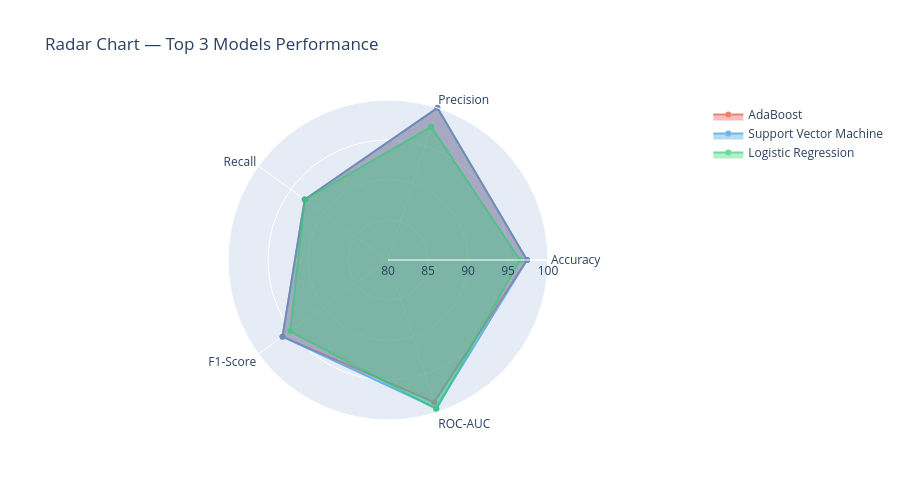

The notebook cell this image was saved under:
### Code cell
# ---- Interactive Radar Chart — Top 3 Model Metrics ----
top3_models = list(metrics_plotly.head(3)['Model'])
categories  = ['Accuracy', 'Precision', 'Recall', 'F1-Score', 'ROC-AUC']

fig_radar = go.Figure()
radar_colors = ['#E74C3C', '#3498DB', '#2ECC71']

for model_name, color in zip(top3_models, radar_colors):
    row    = metrics_plotly[metrics_plotly['Model'] == model_name].iloc[0]
    values = [row[c] for c in categories]
    values += [values[0]]
    fig_radar.add_trace(go.Scatterpolar(
        r=values,
        theta=categories + [categories[0]],
        fill='toself',
        name=model_name,
        line_color=color,
        opacity=0.7
    ))

fig_radar.update_layout(
    polar=dict(radialaxis=dict(visible=True, range=[80, 100])),
    title='Radar Chart — Top 3 Models Performance',
    height=500
)
fig_radar.show()
print('✅ Interactive radar chart rendered.')

### Figure 1 — Plotly figure (JSON) as saved in the notebook; plotly's stock layout.template omitted (floating-point values rounded to 4 significant figures)
{"data": [{"fill": "toself", "line": {"color": "#E74C3C"}, "name": "AdaBoost", "opacity": 0.7, "r": [97.37, 100.0, 92.86, 96.3, 98.71, 97.37], "theta": ["Accuracy", "Precision", "Recall", "F1-Score", "ROC-AUC", "Accuracy"], "type": "scatterpolar"}, {"fill": "toself", "line": {"color": "#3498DB"}, "name": "Support Vector Machine", "opacity": 0.7, "r": [97.37, 100.0, 92.86, 96.3, 99.47, 97.37], "theta": ["Accuracy", "Precision", "Recall", "F1-Score", "ROC-AUC", "Accuracy"], "type": "scatterpolar"}, {"fill": "toself", "line": {"color": "#2ECC71"}, "name": "Logistic Regression", "opacity": 0.7, "r": [96.49, 97.5, 92.86, 95.12, 99.6, 96.49], "theta": ["Accuracy", "Precision", "Recall", "F1-Score", "ROC-AUC", "Accuracy"], "type": "scatterpolar"}], "layout": {"height": 500, "polar": {"radialaxis": {"range": [80, 100], "visible": true}}, "title": {"text": "Radar Chart — Top 3 Models Performance"}}}
